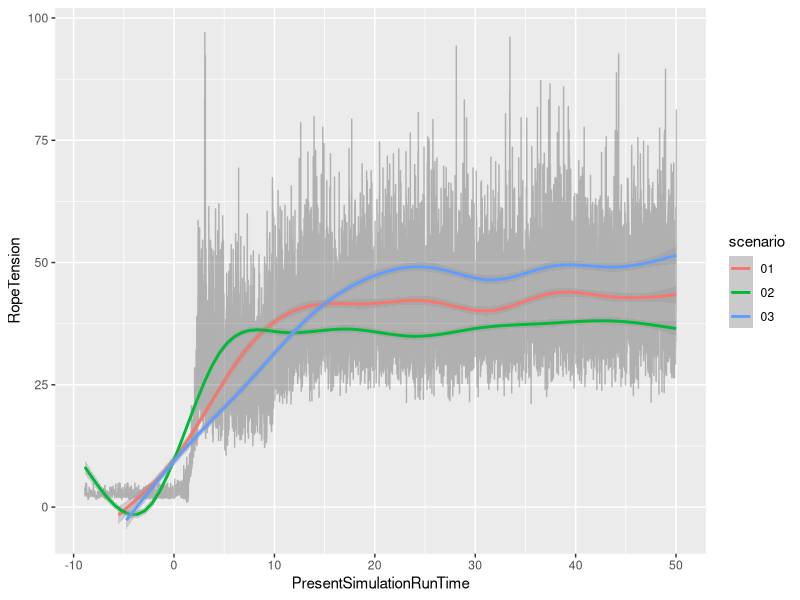
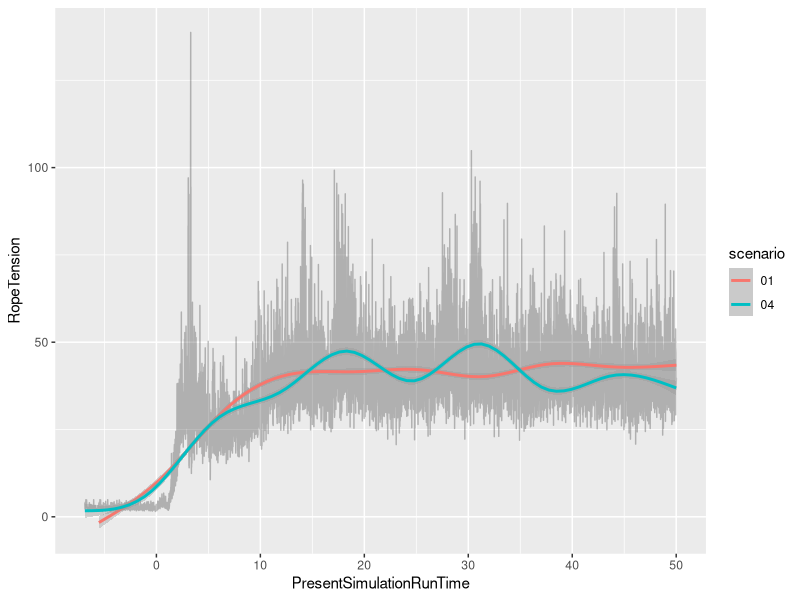

These charts were generated, in order, by the following R code:
library(tidyverse)
library(here)

cnames <- c('PresentSimulationRunTime', 'PresentSimulationStartTime', 'ScenarioGameTime', 'ScenarionTriggerTime',
            'DistanceSinceFirstContact', 'NumberOfContacts', 'PoseX', 'PoseY', 'PoseZ',
            'UpX', 'UpY', 'UpZ', 'GearForceX', 'GearForceY', 'GearForceZ', 'RopeTension')

scenario_01 <- read_csv(here::here('data', 'scenario_01.csv'), col_names = cnames) %>% 
  mutate(scenario = '01')

scenario_02 <- read_csv(here::here('data', 'scenario_02.csv'), col_names = cnames) %>% 
  mutate(scenario = '02')

scenario_03 <- read_csv(here::here('data', 'scenario_03.csv'), col_names = cnames) %>% 
  mutate(scenario = '03')

scenario_04 <- read_csv(here::here('data', 'scenario_04.csv'), col_names = cnames) %>% 
  mutate(scenario = '04')

# Test impact of water column depth
water_col <- bind_rows(scenario_01, scenario_02, scenario_03)

# Test impact of when the whale detects the gear
roll <- bind_rows(scenario_01, scenario_04)

ggplot(data = water_col, aes(x = PresentSimulationRunTime, y = RopeTension))+
  geom_line(alpha = 0.25)+
  geom_smooth(aes(color = scenario))

ggplot(data = roll, aes(x = PresentSimulationRunTime, y = RopeTension))+
  geom_line(alpha = 0.25)+
  geom_smooth(aes(color = scenario))
